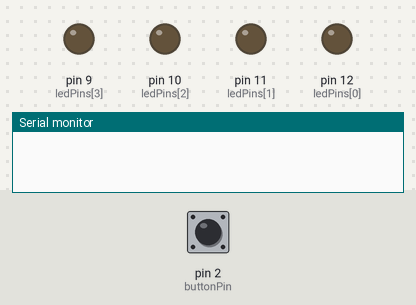
The program below on a simulated Arduino Uno, built with avr-gcc and run on an emulated ATmega328P. Shown: output pins drawn as LEDs (lit = HIGH), the last lines printed to the serial monitor. Dashed ring = blinking. The inputs (shaded band) are chosen by the test bench; at power-on: pin 2 (buttonPin) HIGH.

Above: at 1.2 s.
1.3 s: pin 2 (buttonPin) pulled LOW for 0.15 s
At 1.85 s:
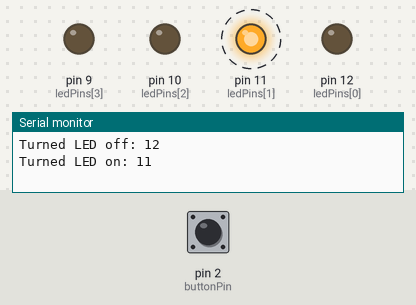
4.3 s: pin 2 (buttonPin) pulled LOW for 1 s
At 4.3 s:
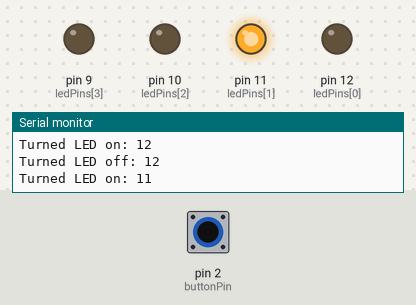
6.8 s: pin 2 (buttonPin) pulled LOW for 3.2 s
At 7.7 s:
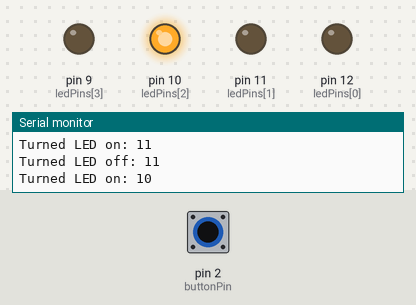
Timing chart, 0 to 17.9 s (numbered marks = the images above; inputs shaded):
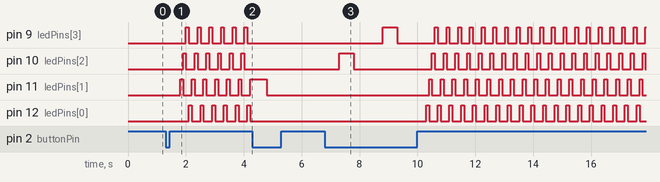

Measured:
- after the input at 1.3 s, pin 9 (ledPins[3]): alternates HIGH for 0.10 s and LOW for 0.30 s, starting after 0.70 s; pin 10 (ledPins[2]): alternates HIGH for 0.10 s and LOW for 0.30 s, starting after 0.60 s
- after the input at 4.3 s, pin 9 (ledPins[3]), pin 10 (ledPins[2]), pin 12 (ledPins[0]): stops changing and stays LOW
- after the input at 6.8 s, pin 9 (ledPins[3]): goes HIGH 0.50 s, LOW 1.3 s, 18 × (HIGH 0.10 s, LOW 0.30 s), then HIGH, starting after 2.0 s; pin 10 (ledPins[2]): goes HIGH 0.50 s, LOW 2.7 s, 18 × (HIGH 0.10 s, LOW 0.30 s), HIGH 0.10 s, then LOW, starting after 0.50 s

The program:

main.cpp
```cpp
#include <Arduino.h>

constexpr int ledPins[] = {12, 11, 10, 9};
constexpr  int buttonPin = 2;
constexpr long interval = 100;

enum state {
    Idle,
    Running,
    Stopped,
};

// other variables
constexpr int ledAmount = sizeof(ledPins) / sizeof(ledPins[0]);
unsigned long previousTime;
int ledIndex = 0;
state currentState = Idle;

// protoypes
void handleLeds();
void handleButton();

// program
void setup() {
    Serial.begin(9600);
    pinMode(buttonPin, INPUT);

    for (const int ledPin : ledPins) {
        pinMode(ledPin, OUTPUT);
    }
}

void loop() {
    // if button is pressed, do shit
    if (digitalRead(buttonPin) == LOW) {
        handleButton();
        delay(500);
    }

    const unsigned long currentTime = millis();
    if (currentState == Running && currentTime - previousTime > interval) {
        handleLeds();
        previousTime = currentTime;
    }
}

void handleLeds() {
    digitalWrite(ledPins[ledIndex], LOW);
    Serial.print("Turned LED off: ");
    Serial.println(ledPins[ledIndex]);

    ledIndex = (ledIndex + 1) % ledAmount;
    digitalWrite(ledPins[ledIndex], HIGH);
    Serial.print("Turned LED on: ");
    Serial.println(ledPins[ledIndex]);
}

void handleButton() {
    switch (currentState) {
        case Stopped:
            digitalWrite(ledPins[ledIndex], LOW);
            currentState = Idle;
            break;
        case Idle:
            currentState = Running;
            break;
        case Running:
            currentState = Stopped;
            break;
    }
}
```
